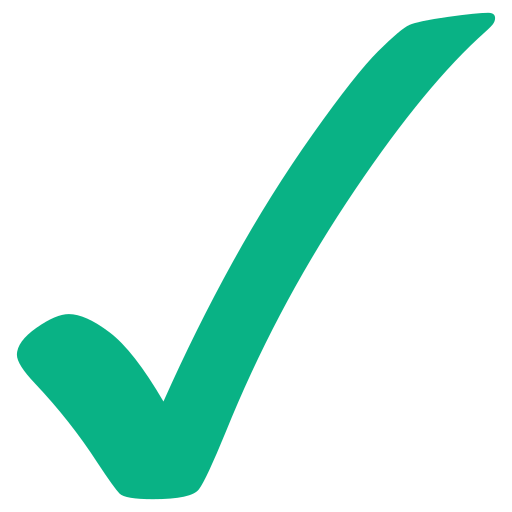
#> input picture Emotions/check.png, 512 x 512 px
$ python elmo_rgb_test.py Emotions/check.png
#> lines starting #> are read from the running program, lines starting #| are printed output that depends on the picture
### ElmoV2API.py
import requests

class ElmoV2API:
    PORT = 8001

    def __init__(self, robot_ip, debug=False):
        self.REQUEST_PATH = f"http://{robot_ip}:{self.PORT}/"
        self.GET_REQUEST_PATH = self.REQUEST_PATH + "status"
        self.POST_COMMAND_PATH = self.REQUEST_PATH + "command"
        self.debug = debug

    # Check the status of the robot and
    # [93 lines left out: functions status, enable_behavior, set_pan_torque, set_pan, set_tilt_torque, set_tilt and 6 more, not called in this run]

    def update_leds(self, colors):
        command = {
            "op": "update_leds",
            "colors": colors,
        }
        self.post_command(command)

    # [30 lines left out: functions update_leds_icon, start_video_recording, stop_video_recording, reboot, shutdown, not called in this run]

    def post_command(self, command):
        try:
            response = requests.post(self.POST_COMMAND_PATH, json=command)
            response.raise_for_status()
            # Additional code will only run if the request is successful
        except requests.exceptions.HTTPError as error:
            print(error)

        if self.debug:
            print(response.json())

### elmo_rgb_test.py
import sys
import os
from ElmoV2API import ElmoV2API
from PIL import Image, ImageEnhance  # Added ImageEnhance
import numpy as np


def image_to_rgb_array(image_path, contrast=2.0, color=1.5, brightness=0.8):
    """
    contrast: 1.0 is original. >1.0 makes darks darker and lights lighter.
    color: 1.0 is original. >1.0 makes colors more vibrant (saturation).
    brightness: 1.0 is original. <1.0 makes the whole image darker.
    """
#> called with image_path = 'Emotions/check.png', contrast = 2.5, color = 1.5, brightness = 0.9
    try:
        with Image.open(image_path) as img:
            # 1. Convert to RGB
#> img is the input picture: PIL image 512x512 RGBA; mean R, G, B, A 1.8, 35.8, 26.7, 50.3
            img = img.convert('RGB')
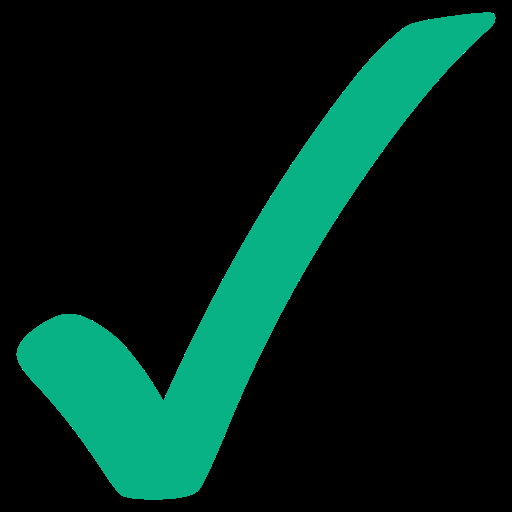
#> img: PIL image 512x512 RGB; mean R, G, B 1.8, 35.8, 26.7

            # 2. ENHANCE IMAGE (Fixing the "Very Light" issue)
            # Adjust Contrast
            enhancer = ImageEnhance.Contrast(img)
            img = enhancer.enhance(contrast)
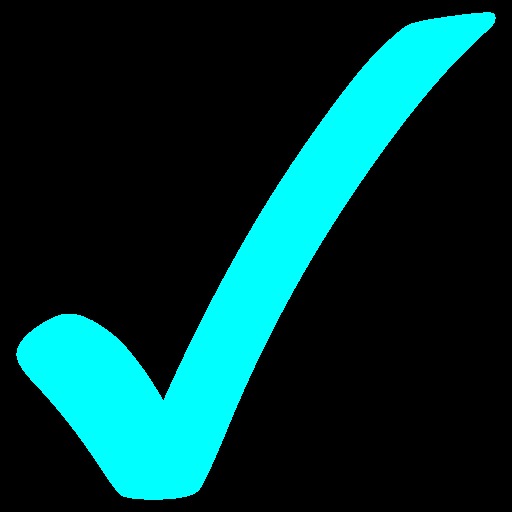
#> img: PIL image 512x512 RGB; mean R, G, B 0, 51.2, 51.2

            # Adjust Color (Saturation)
            enhancer = ImageEnhance.Color(img)
            img = enhancer.enhance(color)

            # Adjust Brightness (Optional: prevents "washed out" look)
            enhancer = ImageEnhance.Brightness(img)
            img = enhancer.enhance(brightness)
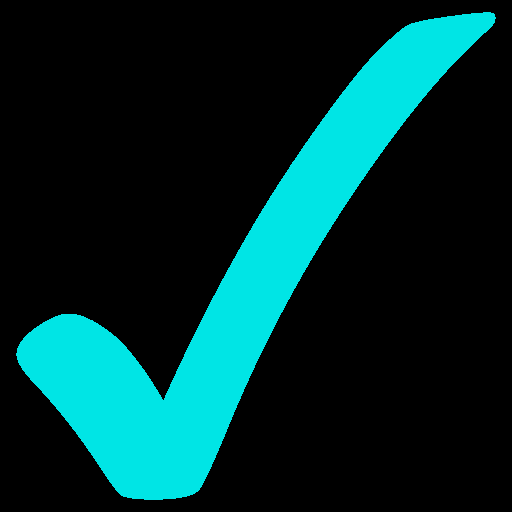
#> img: PIL image 512x512 RGB; mean R, G, B 0, 46, 46

            # 3. Resize to 13x13
            # Using LANCZOS is high quality, but if you want a "blocky" look,
            # change Resampling.LANCZOS to Resampling.NEAREST
            img_resized = img.resize((13, 13), resample=Image.Resampling.LANCZOS)

            # 4. Convert to NumPy array
            rgb_array = np.array(img_resized)

            # 5. Clean up low values (Optional "Gamma" fix)
            # This forces weak pixels (like dark grey noise) to become pure black (0)
            # Any pixel value less than 30 becomes 0
            rgb_array[rgb_array < 30] = 0

            return rgb_array

    except FileNotFoundError:
        print(f"Error: The file '{image_path}' was not found.")
        return None
    except Exception as e:
        print(f"An error occurred: {e}")
        return None


if __name__ == '__main__':
    # 1. Safety check for IP argument
    if len(sys.argv) < 2:
        print("Error: Please provide the Robot IP address as an argument.")
        sys.exit(1)

    robot_ip = sys.argv[1]

    # 2. Initiate API
    try:
        robot = ElmoV2API(robot_ip, debug=True)
    except Exception as e:
        print(f"Could not connect to robot: {e}")
        sys.exit(1)

    # 3. Generate or define the input image
    image_filename = "Emotions/check.png"
    image_1_filename = "Emotions/remove.png"

    if not os.path.exists(image_filename):
        # Create a dummy image (Red background, Blue center)
        print(f"Generating dummy {image_filename}...")
        dummy = Image.new('RGB', (100, 100), color=(200, 50, 50))
        for x in range(25, 75):
            for y in range(25, 75):
                dummy.putpixel((x, y), (0, 0, 255))
        dummy.save(image_filename)

    # 4. Convert Image to Array with High Contrast settings
    # You can tweak these values:
    # contrast=2.5 (Very high contrast)
    # brightness=0.8 (Slightly darker to prevent white-wash)
    numpy_grid = image_to_rgb_array(image_filename, contrast=2.5, color=1.5, brightness=0.9)

    if numpy_grid is not None:
        # 5. Format for the Robot API
        flat_grid = numpy_grid.reshape(-1, 3)
#> flat_grid = 169 rows, first 8: [0, 0, 0], [0, 0, 0], [0, 0, 0], [0, 0, 0], [0, 0, 0], [0, 0, 0], [0, 0, 0], [0, 0, 0]
        led_argument = flat_grid.tolist()
#> led_argument = 169 items, first 6: [0, 0, 0], [0, 0, 0], [0, 0, 0], [0, 0, 0], [0, 0, 0], [0, 0, 0]

        print(f"Sending {len(led_argument)} pixels to the robot...")
#> (printed output is left out)

        # 6. Send to Robot
        robot.update_leds(colors=led_argument)
#> (the call stopped at in post_command, `response = requests.post(self.POST_COMMAND_PATH, json=command)`: requests is not available in this run)
    else:
        print("Image processing failed.")

$ run again, with Emotions/neutral_machine.png copied over Emotions/check.png
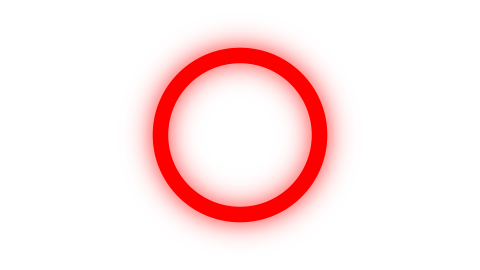
#> input picture Emotions/neutral_machine.png, 480 x 270 px
#> in image_to_rgb_array, img is the input picture: PIL image 480x270 RGBA; mean R, G, B, A 86, 0, 0, 23.2
#> in image_to_rgb_array, `img = img.convert('RGB')`:
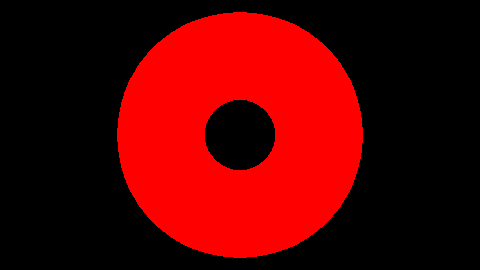
#> img: PIL image 480x270 RGB; mean R, G, B 86, 0, 0
#> in image_to_rgb_array, `img = enhancer.enhance(brightness)`:
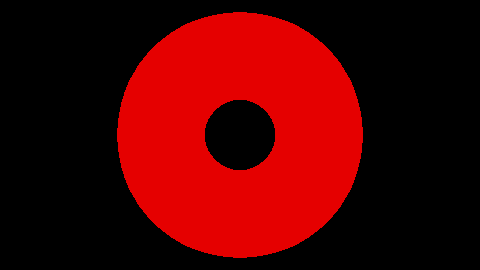
#> img: PIL image 480x270 RGB; mean R, G, B 77.2, 0, 0
#> flat_grid = 169 rows, first 8: [0, 0, 0], [0, 0, 0], [0, 0, 0], [0, 0, 0], [0, 0, 0], [38, 0, 0], [102, 0, 0], [38, 0, 0]
#> led_argument = 169 items, first 6: [0, 0, 0], [0, 0, 0], [0, 0, 0], [0, 0, 0], [0, 0, 0], [38, 0, 0]
#> (printed output is left out)
